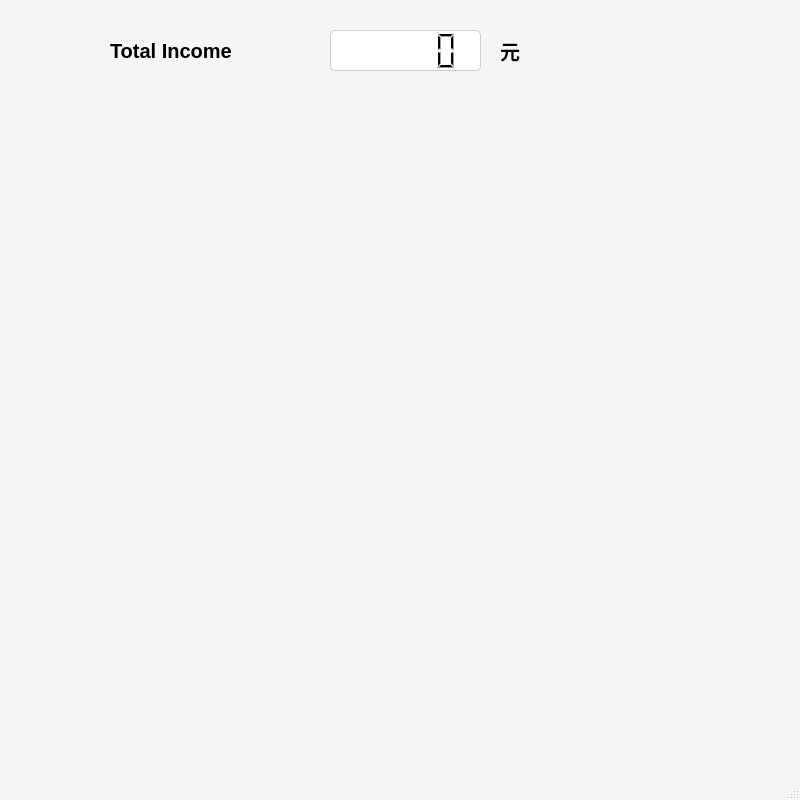
<ui version="4.0">
 <class>Income</class>
 <widget class="QMainWindow" name="Income">
  <property name="geometry">
   <rect>
    <x>0</x>
    <y>0</y>
    <width>800</width>
    <height>800</height>
   </rect>
  </property>
  <property name="minimumSize">
   <size>
    <width>800</width>
    <height>800</height>
   </size>
  </property>
  <property name="maximumSize">
   <size>
    <width>800</width>
    <height>800</height>
   </size>
  </property>
  <property name="windowTitle">
   <string>Income Overview</string>
  </property>
  <property name="styleSheet">
   <string notr="true">
    QMainWindow {
        background-color: #f5f5f5; /* 设置背景颜色 */
    }
    QLabel {
        font-size: 15pt; /* 设置字体大小 */
        font-weight: bold; /* 设置字体加粗 */
    }
    QLCDNumber {
        border: 1px solid #ccc; /* 设置边框 */
        border-radius: 5px; /* 设置圆角 */
        background-color: #ffffff; /* 设置背景颜色 */
    }
   </string>
  </property>
  <widget class="QWidget" name="centralwidget">
   <widget class="QLabel" name="label">
    <property name="geometry">
     <rect>
      <x>110</x>
      <y>20</y>
      <width>171</width>
      <height>61</height>
     </rect>
    </property>
    <property name="text">
     <string>Total Income</string>
    </property>
   </widget>
   <widget class="QLCDNumber" name="lcdNumber">
    <property name="geometry">
     <rect>
      <x>330</x>
      <y>30</y>
      <width>151</width>
      <height>41</height>
     </rect>
    </property>
   </widget>
   <widget class="QWidget" name="verticalLayoutWidget">
    <property name="geometry">
     <rect>
      <x>0</x>
      <y>110</y>
      <width>801</width>
      <height>641</height>
     </rect>
    </property>
    <layout class="QVBoxLayout" name="m_Layout"/>
   </widget>
   <widget class="QLabel" name="label_2">
    <property name="geometry">
     <rect>
      <x>500</x>
      <y>30</y>
      <width>54</width>
      <height>41</height>
     </rect>
    </property>
    <property name="text">
     <string>元</string>
    </property>
   </widget>
  </widget>
  <widget class="QMenuBar" name="menubar">
   <property name="geometry">
    <rect>
     <x>0</x>
     <y>0</y>
     <width>800</width>
     <height>26</height>
    </rect>
   </property>
  </widget>
  <widget class="QStatusBar" name="statusbar"/>
 </widget>
 <resources/>
 <connections/>
</ui>
